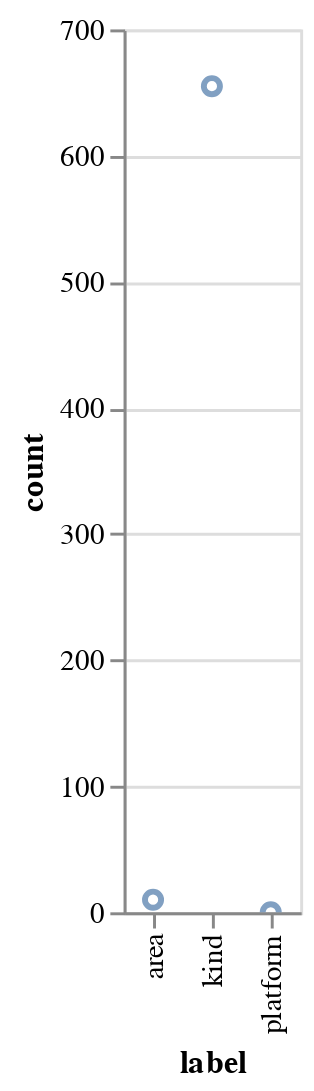

Notebook cell for this chart:
### Code cell
chart = alt.Chart(stats)
chart.mark_point().encode(
  x='label',
  y='count',
).interactive()

### Figure 1 — Vega-Lite specification as saved in the notebook (floating-point values rounded to 4 significant figures)
{"config": {"view": {"continuousWidth": 400, "continuousHeight": 300}}, "data": {"name": "data-6e9be022f6f73724ea217cad7870312d"}, "mark": "point", "encoding": {"x": {"type": "nominal", "field": "label"}, "y": {"type": "quantitative", "field": "count"}}, "selection": {"selector001": {"type": "interval", "bind": "scales", "encodings": ["x", "y"]}}, "$schema": "https://vega.github.io/schema/vega-lite/v4.0.2.json", "datasets": {"data-6e9be022f6f73724ea217cad7870312d": [{"label": "area", "count": 10, "percentage": 1.425}, {"label": "platform", "count": 0, "percentage": 0.0}, {"label": "kind", "count": 655, "percentage": 93.3}]}}
